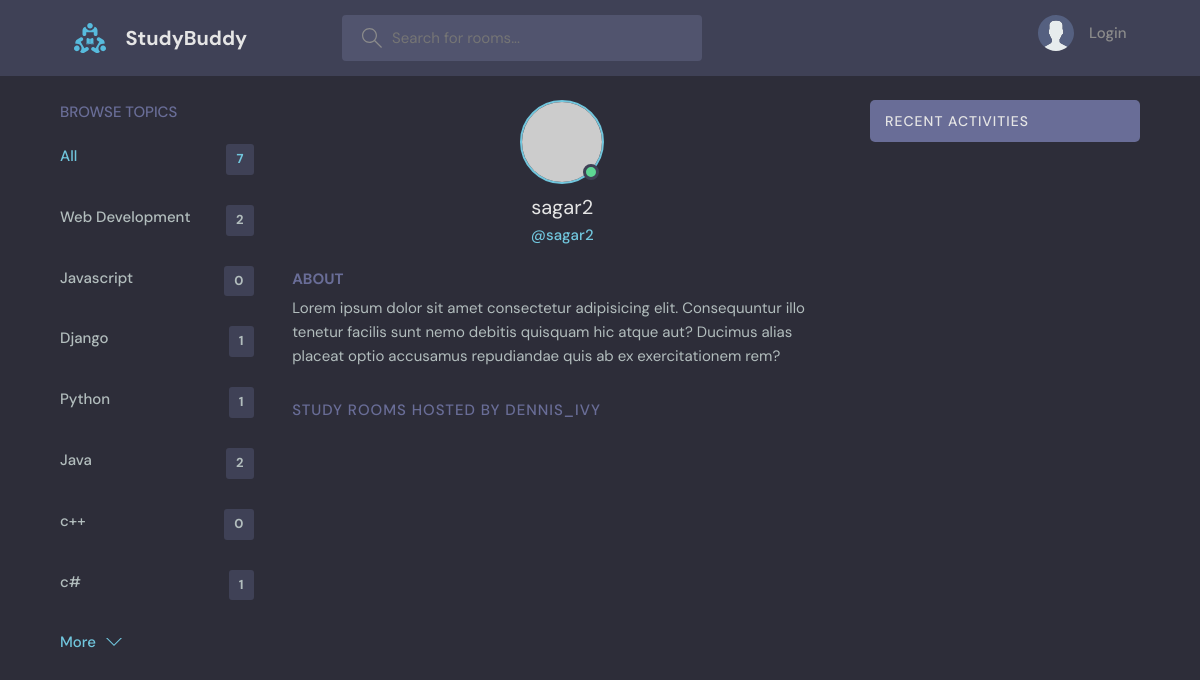
Screenshot of /profile/3/ with the database file from the repository.
### base/models.py (models this page shows, shortened)
class Topic(models.Model):
    name = models.CharField(max_length=200)

### base/views.py (the view)
# urls.py: path('profile/<str:pk>/', views.userProfile, name='user-profile'),
def userProfile(request, pk):
    user = User.objects.get(id=pk)
    rooms = user.room_set.all()
    room_message = user.message_set.all()
    topic = Topic.objects.all()
    context = {'user':user, 'rooms':rooms, 'room_messages':room_message, 'topic':topic}
    return render(request, 'base/profile.html', context)

### base/templates/base/profile.html (shortened to what this page needs)
{% extends 'main.html' %}
{% block content %}
  <main class="profile-page layout layout--3">
    <div class="container">
      {% include 'base/topic_components.html' %}
      <div class="roomList">
        <div class="profile">
          <div class="profile__avatar">
            <div class="avatar avatar--large active">
              <img src="https://randomuser.me/api/portraits/men/11.jpg" />
            </div>
          </div>
          <div class="profile__info">
            <h3>{{user.username}}</h3>
            <p>@{{user.username}}</p>
          </div>
          <div class="profile__about">
            <h3>About</h3>
            <p>
              Lorem ipsum dolor sit amet consectetur adipisicing elit. Consequuntur illo tenetur
              facilis sunt nemo debitis quisquam hic atque aut? Ducimus alias placeat optio
              accusamus repudiandae quis ab ex exercitationem rem?
            </p>
          </div>
        </div>
        <div class="roomList__header">
          <div>
            <h2>Study Rooms Hosted by dennis_ivy</a>
            </h2>
          </div>
        </div>
      </div>
      {% include 'base/activity_component.html' %}
    </div>
  </main>
{% endblock content %}

### base/templates/base/topic_components.html
<div class="topics">
  <div class="topics__header">
    <h2>Browse Topics</h2>
  </div>
  <ul class="topics__list">
    <li>
      <a href="{% url 'home' %}" class="active">All <span>{{topic.count}}</span></a>
    </li>
      {% for topic in topic %}
    <li>
      <a href="{%url 'home' %}?q={{topic.name}}">{{topic.name}} <span>{{topic.room_set.all.count}}</span></a>
    </li>
      {% endfor %}
  </ul>
  <a class="btn btn--link" href="topics.html">
    More
    <svg version="1.1" xmlns="http://www.w3.org/2000/svg" width="32" height="32" viewBox="0 0 32 32">
      <title>chevron-down</title>
      <path d="M16 21l-13-13h-3l16 16 16-16h-3l-13 13z"></path>
    </svg>
  </a>
</div>

### static/styles/style.css (style rules this page uses)
:root { --color-main: #71c6dd; --color-main-light: #e1f6fb; --color-dark: #3f4156; --color-dark-medium: #51546e; --color-dark-light: #696d97; --color-light: #e5e5e5; --color-gray: #8b8b8b; --color-light-gray: #b2bdbd; --color-bg: #2d2d39; --color-success: #5dd693; --color-error: #fc4b0b; }
* { font-family: "DM Sans", -apple-system, BlinkMacSystemFont, "Segoe UI", Roboto, Oxygen, Ubuntu, Cantarell, "Open Sans", "Helvetica Neue", sans-serif; margin: 0; padding: 0; box-sizing: border-box; text-rendering: optimizeLegibility; font-size: inherit; }
html { font-size: 56.25%; }
@media only screen and (min-width: 1200px) { html { font-size: 62.5%; } }
body { line-height: 1.6; font-weight: 400; font-size: 1.5rem; color: var(--color-light-gray); background-color: var(--color-bg); min-height: 100vh; }
img { width: 100%; }
a { display: inline-block; color: var(--color-main); text-decoration: none; }
.container { max-width: 120rem; width: 90%; margin: auto; }
.btn { background-color: transparent; border: none; display: inline-flex; align-items: center; gap: 1rem; cursor: pointer; transition: all ease-in-out 0.3s; padding: 1rem 2rem; border-radius: 5px; box-shadow: 1px 1px 3px 1px rgba(0, 0, 0, 0.15); font-weight: 500; }
.btn--link { border-radius: 0; padding: 0; color: var(--color-main); box-shadow: none; }
.btn > svg { fill: currentColor; width: 1.6rem; height: 1.6rem; }
.avatar { position: relative; display: inline-block; border-radius: 50%; border: 2px solid var(--color-main); }
.avatar img { display: block; border-radius: 50%; object-fit: cover; object-position: center; }
.avatar::after { content: ""; display: block; position: absolute; background-color: var(--color-gray); z-index: 111; border-radius: 50%; border: 0.3rem solid var(--color-dark); }
.avatar.active::after { background-color: var(--color-success); }
.avatar.avatar--large img { display: block; width: 8rem; height: 8rem; border-radius: 50%; }
.avatar.avatar--large:after { width: 1rem; height: 1rem; bottom: 2px; right: 3.5px; }
.layout { margin-top: 2.4rem; }
.layout > .container { display: flex; justify-content: space-between; align-items: flex-start; }
.layout--3 > .container > div:first-child { flex-basis: 18%; max-width: 22.5rem; }
.layout--3 > .container > div:nth-child(2) { flex-basis: 50%; }
.topics__header { margin-bottom: 2rem; }
.topics__header h2 { text-transform: uppercase; font-weight: 500; color: var(--color-dark-light); }
.topics__list { list-style: none; }
.topics__list li a { display: flex; justify-content: space-between; margin-bottom: 3rem; font-weight: 500; color: var(--color-light-gray); transition: all 0.3s ease-in-out; }
.topics__list li a.active, .topics__list li a:hover { color: var(--color-main); }
.topics__list li a span { padding: 0.5rem 1rem; background-color: var(--color-dark); border-radius: 3px; font-size: 1.3rem; font-weight: 700; letter-spacing: 1px; }
.roomList__header { display: flex; justify-content: space-between; align-items: center; margin-bottom: 2.4rem; }
.roomList__header h2 { text-transform: uppercase; font-weight: 500; color: var(--color-light); letter-spacing: 1px; }
.profile { margin-bottom: 3rem; }
.profile__avatar { text-align: center; }
.profile__info { text-align: center; }
.profile__info h3 { font-size: 2rem; color: var(--color-light); font-weight: 400; }
.profile__info p { color: var(--color-main); font-weight: 500; margin-bottom: 1rem; }
.profile__about { margin-top: 2rem; }
.profile__about h3 { text-transform: uppercase; color: var(--color-dark-light); margin-bottom: 0.5rem; }
.profile-page .roomList__header { margin-bottom: 1.5rem; }
.profile-page .roomList__header h2 { color: var(--color-dark-light); }

### rows the page displays
Topic: name "Web Development", room_set.all.count "2"
Topic: name "Javascript", room_set.all.count "0"
Topic: name "Django", room_set.all.count "1"
Topic: name "Python", room_set.all.count "1"
Topic: name "Java", room_set.all.count "2"
Topic: name "c++", room_set.all.count "0"
Topic: name "c#", room_set.all.count "1"

### other values shown
{{ topic.count }} "7"
{{ user.username }} "sagar2"
